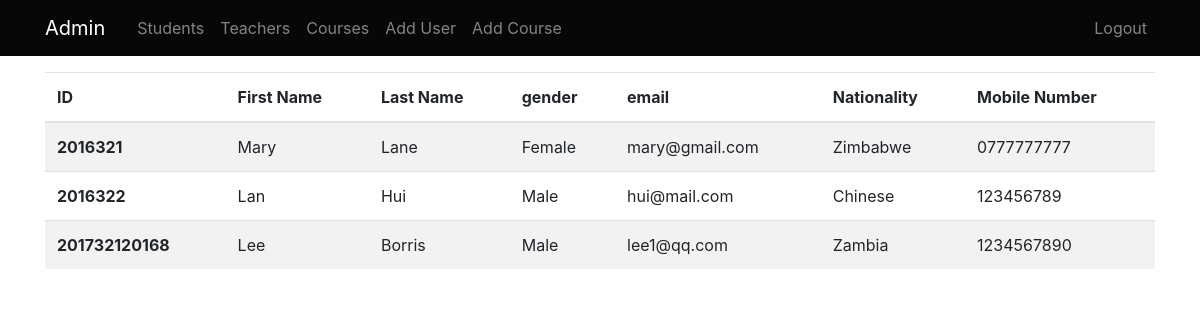
The app's page /admn/students, older data.
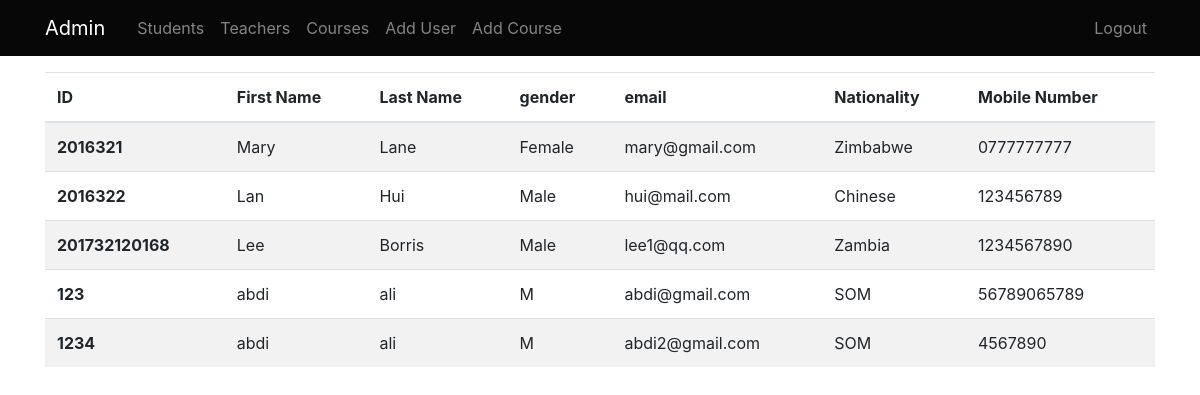
The same page, newer data.
### application/models.py (models this page shows, shortened)
class User(db.Model, UserMixin):
    __tablename__ = 'user'
    user_id = db.Column(db.String, primary_key=True)
    firstname = db.Column(db.String(30), nullable=False)
    lastname = db.Column(db.String(30), nullable=False)
    role = db.Column(db.String(10), nullable=False)
    gender = db.Column(db.String(5), nullable=False)
    nationality = db.Column(db.String(15), nullable=False)
    email = db.Column(db.String(20), nullable=False, unique=True)
    mobile = db.Column(db.String(20), nullable=False, unique=True)
    password = db.Column(db.String(30), nullable=False)
    courses = db.relationship('Course', backref='teacher')

### application/routes.py (the view)
@app.route('/admn/students', methods=['GET', 'POST'])
def students():
    students = User.query.filter_by(role='student')
    return render_template('/admin/students.html', students=students)

### application/templates/admin/students.html
{% extends 'admin/_layout.html' %}
{% block content%}
<table class="table table-striped">
  <thead>
    <tr>
      <th scope="col">ID</th>
      <th scope="col">First Name</th>
      <th scope="col">Last Name</th>
      <th scope="col">gender</th>
      <th scope="col">email</th>
      <th scope="col">Nationality</th>
      <th scope="col">Mobile Number</th>
    </tr>
  </thead>
  <tbody>
    {% for student in students %}
    <tr>
      <th scope="row">{{ student.user_id }}</th>
      <td>{{student.firstname}}</td>
      <td>{{student.lastname}}</td>
      <td>{{student.gender}}</td>
      <td>{{student.email}}</td>
      <td>{{student.nationality}}</td>
      <td>{{student.mobile}}</td>
    </tr>
    {% endfor %}
  </tbody>
</table>
{% endblock %}

### application/templates/admin/_layout.html (shortened to what this page needs)
<!DOCTYPE html>
<html>
<head>
    <link rel="stylesheet" type="text/css" href="{{ url_for('static', filename='css/main.css')}}">
    <link rel="stylesheet" href="{{ url_for('static', filename='css/bootstrap.min.css') }}">
</head>
<body>
    <header class="site-header">
        <nav class="navbar navbar-expand-md navbar-dark bg-steel fixed-top">
            <div class="container">
                <a class="navbar-brand mr-4" href="{{ url_for('admin')}}">Admin</a>
                <div class="collapse navbar-collapse" id="navbarSupportedContent">
                    <ul class="navbar-nav mr-auto">
                        <li class="nav-item">
                            <a class="nav-link" href="{{ url_for('students')}}">Students</a>
                        </li>
                        <li class="nav-item">
                            <a class="nav-link" href="{{ url_for('teachers') }}">Teachers</a>
                        </li>
                        <li class="nav-item">
                            <a class="nav-link" href="{{ url_for('admin_courses')}}">Courses</a>
                        </li>
                        <li class="nav-item">
                            <a class="nav-link" href="{{ url_for('add_user')}}">Add User</a>
                        </li>
                        <li class="nav-item">
                            <a class="nav-link" href="{{ url_for('add_course')}}">Add Course</a>
                        </li>
                    </ul>
                </div>
                <div class="navbar-nav">
                    <a class="nav-item nav-link" href="{{ url_for('home')}}">Logout</a>
                </div>
            </div>
        </nav>
    </header>
  <div class="container">
    {% block content %} {% endblock %}
  </div>
</body>
</html>

### application/static/css/main.css (style rules this page uses)
body { background: #fafafa; color: #333333; margin-top: 5rem; }
.bg-steel { background-color: #070707; }
.site-header .navbar-nav .nav-link { color: #cbd5db; }
.navbar li { color: white; }
.site-header { padding-bottom: 4.5rem; }

Row changes from the older to the newer data that the page shows:
added User: user_id "123", firstname "abdi", lastname "ali", gender "M", email "abdi@gmail.com", nationality "SOM", mobile "56789065789"
added User: user_id "1234", firstname "abdi", lastname "ali", gender "M", email "abdi2@gmail.com", nationality "SOM", mobile "4567890"
